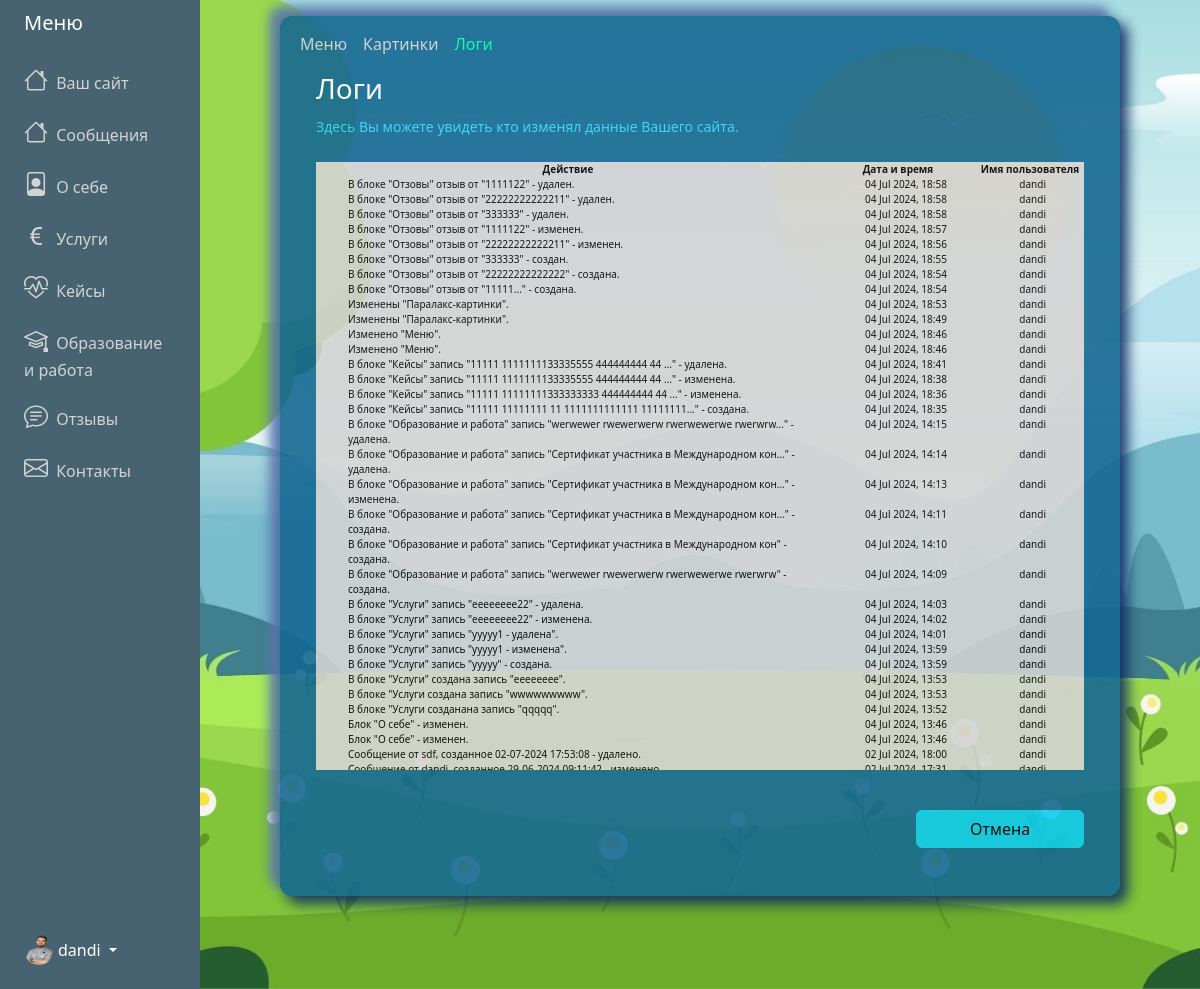
/adminPanel/settings/logs/ (signed in), run on an earlier commit of the app's database.
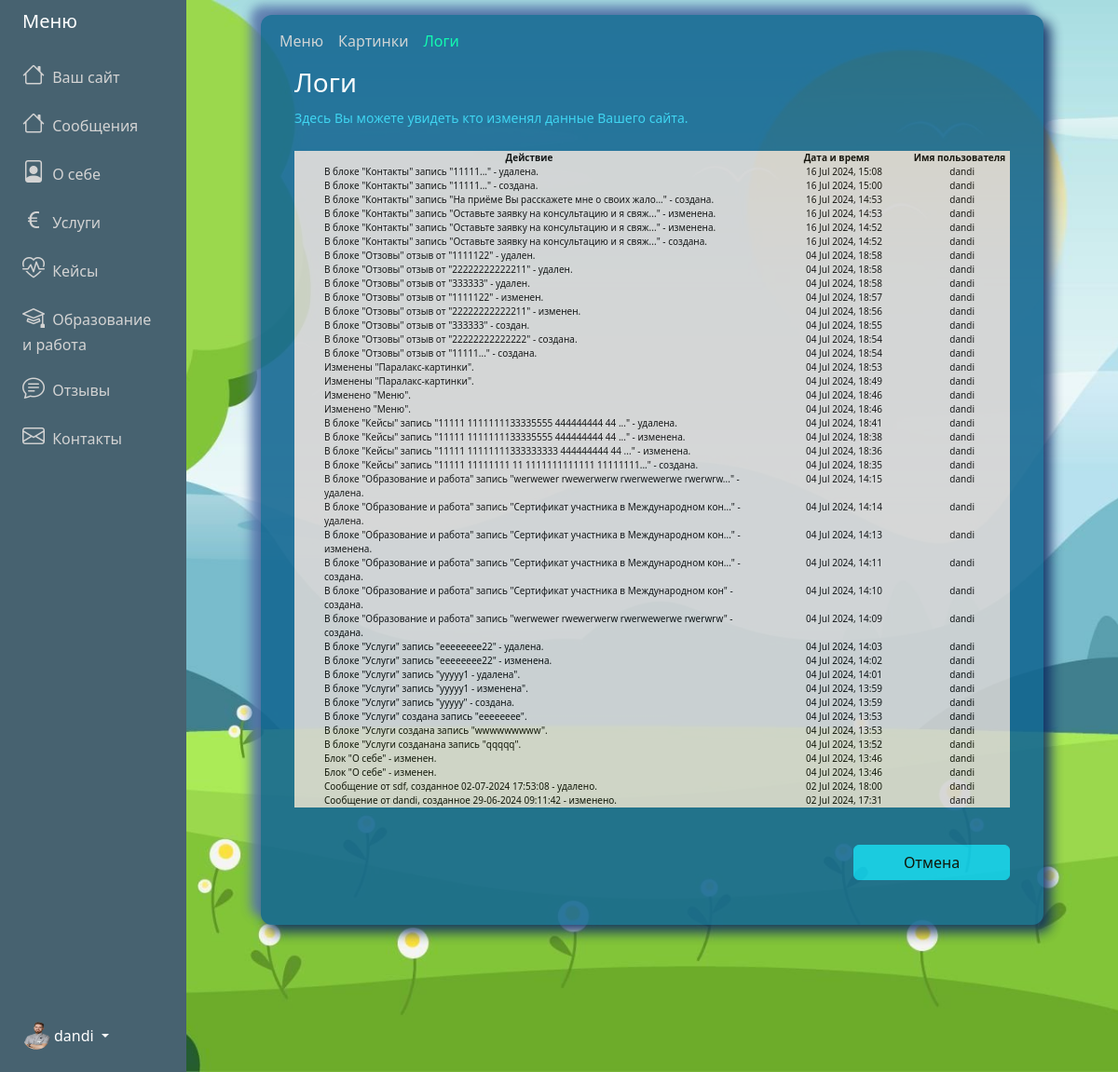
And on a later commit of the database.
### adminPanel/models.py (models this page shows, shortened)
class Menu (models.Model):
    user = models.OneToOneField(User, on_delete=models.CASCADE)
    messages = models.CharField('Сообщения', max_length=100, default="Сообщения")
    about = models.CharField('О себе', max_length=100, default="О себе")
    services = models.CharField('Услуги', max_length=100, default="Услуги")
    cases = models.CharField('Кейсы', max_length=100, default="Кейсы")
    ed_and_work = models.CharField('Образование и работа', max_length=100, default="Образование и работа")
    feedbacks = models.CharField('Отзывы', max_length=100, default="Отзывы")
    contacts = models.CharField('Контакты', max_length=100, default="Контакты")

class About(models.Model):
    user = models.OneToOneField(User, on_delete=models.CASCADE)
    profession = models.CharField(max_length=200)
    slogan = models.TextField(null=True, blank=True)
    main_foto = models.ImageField(
        default="avatar.jpg",
        upload_to="About_main_foto"
    )

class LogMessage(models.Model):
    username = models.CharField('Пользователь', max_length=200, null=True, blank=True)
    text = models.TextField('Лог', null=True, blank=True)
    created_at = models.DateTimeField(auto_now_add=True)
    user = models.ForeignKey(User, on_delete=models.DO_NOTHING)

### adminPanel/views.py (the view)
# urls.py: path('adminPanel/settings/logs/', LogsView.as_view(), name="settings-logs"),
class  LogsView(LoginRequiredMixin,ListView):
    model = LogMessage
    template_name = "adminPanel/settings-logs.html"
    context_object_name = "posts"
    def get_context_data(self, **kwargs):
        context = super().get_context_data(**kwargs)
        context['title'] = 'Логи'
        context['active'] = 'settings-logs'
        context['menu'] = request_menu(self.request)
        context['posts'] = sorted(context['posts'], key=lambda x: x.created_at, reverse=True)
        return context

### adminPanel/views.py (called while the page is built)
def request_menu(request):
    user_id = request.user.id  # Получаем id текущего пользователя
    menu = Menu.objects.filter(user_id=user_id).first()  # Используем user_id для фильтрации
    return menu

### adminPanel/templates/adminPanel/settings-logs.html (shortened to what this page needs)
{% extends "adminPanel/base.html" %}
{% block content %}
<div class="container">
    <div id="innerPage">
        {% include 'adminPanel/includes/nav.html' %}
        <div class="row align-items-right justify-content-center">
            <div class="col-12 text-white px-5">
                <div class="lead">
                    <h3>Логи</h3>
                    <p class="fs-6 mb-4">
                        <small class="label-color">Здесь Вы можете увидеть кто изменял данные Вашего сайта.</small>
                    </p>
                </div>
            </div>
        </div>
        <div class="row align-items-start justify-content-center">
            <div class="col-sm-12 col-xs-12 px-5">
                <div class="logs title">
                    <div class="row">
                        <div class="col-8">Действие</div>
                        <div class="col-2">Дата и время</div>
                        <div class="col-2">Имя пользователя</div>
                    </div>
                </div>
                <ol class="logs list">
                    {% for post in posts %}
                    <li>
                        <div class="row">
                            <div class="col-8">{{post.text}}</div>
                            <div class="col-2 text-center">{{post.created_at|date:"d M Y, H:i"}}</div>
                            <div class="col-2 text-center">{{post.username}}</div>
                        </div>
                        {% endfor %}
                </ol>
            </div>
        </div>
        <div class="row align-items-center justify-content-center">
            <div class="col-sm-6 col-xs-12 text-white px-5 pt-5">
            </div>
            <div class="col-sm-6 col-xs-12 d-sm-block  px-5 pb-5">
                <div class="d-grid gap-2 d-md-flex justify-content-md-end">
                    <a href="{% url 'about' %}" class="btn btn-info mt-4 w-50">Отмена</a>
                </div>
            </div>
        </div>
    </div>
</div>
{% endblock content %}

### adminPanel/templates/adminPanel/base.html (shortened to what this page needs)
{% load static %}
<!DOCTYPE html>
<html lang="en">
<head>
    <link href="https://cdn.jsdelivr.net/npm/bootstrap@5.3.3/dist/css/bootstrap.min.css" rel="stylesheet"
>
    <link rel="stylesheet"
        href="https://cdnjs.cloudflare.com/ajax/libs/bootstrap-icons/1.8.1/font/bootstrap-icons.min.css">
    <link rel="stylesheet" href="{% static 'css/styles.css'%}">
</head>
<body class="admin-panel-body">
    <div class="container-fluid">
        <div class="row flex-nowrap">
            <div class="col-auto col-md-3 col-xl-2 px-sm-2 px-0 custom-menu">
                <div class="d-flex flex-column align-items-center align-items-sm-start px-3 pt-2 text-white min-vh-100 custom-menu-fixed">
                    <a href="/"
                        class="d-flex align-items-center pb-3 mb-md-0 me-md-auto text-white text-decoration-none">
                        <span class="fs-5 d-none d-sm-inline">Меню</span>
                    </a>
                    <ul class="nav text-light flex-column mb-sm-auto mb-0 align-items-center align-items-sm-start"
                        id="menu">
                        <li>
                            <a href="{% url 'site' username=user.username %}" class="nav-link align-middle px-0 admin-menu-text {%if active == 'home' %} active {% endif %}">
                                <i class="fs-4 bi-house"></i> <span class="ms-1 d-none d-sm-inline">Ваш сайт</span>
                            </a>
                        </li>
                        <li>
                            <a href="{% url 'messages' %}" class="nav-link align-middle px-0 admin-menu-text {%if active == 'messages' %} active {% endif %}">
                                <i class="fs-4 bi-house"></i> <span class="ms-1 d-none d-sm-inline">{% if menu.messages %} {{ menu.messages }} {% else %}Сообщения {% endif %}</span>
                            </a>
                        </li>
                        <li>
                            <a href="{% url 'about' %}" class="nav-link align-middle px-0 admin-menu-text {%if active == 'about' %} active {% endif %}">
                                <i class="fs-4 bi-file-person"></i> <span class="ms-1 d-none d-sm-inline">{% if menu.about %} {{ menu.about }} {% else %} О себе {% endif %}</span>
                            </a>
                        </li>
                        <li>
                            <a href="{% url 'services' %}" class="nav-link px-0 align-middle admin-menu-text {%if active == 'services' %} active {% endif %}">
                                <i class="fs-4 bi-currency-euro"></i> <span class="ms-1 d-none d-sm-inline">{% if menu.services %} {{ menu.services }} {% else %} Услуги {% endif %}</span></a>
                        </li>
                        <li>
                            <a href="{% url 'cases' %}" class="nav-link px-0 align-middle admin-menu-text {%if active == 'cases' %} active {% endif %}">
                                <i class="fs-4 bi-heart-pulse"></i> <span class="ms-1 d-none d-sm-inline">{% if menu.cases %} {{ menu.cases }} {% else %} Кейсы {% endif %}</span></a>
                        </li>
                        <li>
                            <a href="{% url 'ed-and-work' %}" class="nav-link px-0 align-middl admin-menu-text {%if active == 'ed_and_work' %} active {% endif %}">
                                <i class="fs-4 bi-mortarboard"></i> <span class="ms-1 d-none d-sm-inline">{% if menu.ed_and_work %} {{ menu.ed_and_work }} {% else %} Образование и работа {% endif %}</span></a>
                        </li>
                        <li>
                            <a href="{% url 'feedbacks' %}" class="nav-link px-0 align-middle admin-menu-text {%if active == 'feedbacks' %} active {% endif %}">
                                <i class="fs-4 bi-chat-text"></i> <span class="ms-1 d-none d-sm-inline">{% if menu.feedbacks %} {{ menu.feedbacks }} {% else %} Отзывы {% endif %}</span>
                            </a>
                        </li>
                        <li>
                            <a href="{% url 'contacts' %}" class="nav-link px-0 align-middle admin-menu-text {%if active == 'contacts' %} active {% endif %}">
                                <i class="fs-4 bi-envelope"></i> <span class="ms-1 d-none d-sm-inline">{% if menu.contacts %} {{ menu.contacts }} {% else %} Контакты {% endif %}</span>
                            </a>
                        </li>
                    </ul>
                    <div class="dropdown pb-4">
                        <a href="#"
                            class="d-flex align-items-center text-white text-decoration-none dropdown-toggle {% if current_path == home_url %}active{% endif %}"
                            id="dropdownUser1" data-bs-toggle="dropdown" aria-expanded="false">
                            <img src="{{ user.about.main_foto.url }}" alt="logo" width="30" height="30"
                                class="rounded-circle">
                            <span class="d-none d-sm-inline mx-1">{{user.username}}</span>
                        </a>
                    </div>
                </div>
            </div>
            <div class="col py-3">
                {% block content %}
                {% endblock content %}
            </div>
        </div>
    </div>
</body>
</html>

### adminPanel/templates/adminPanel/includes/nav.html (shortened to what this page needs)
<nav class="navbar navbar-expand-lg navbar-light">
    <div class="container-fluid">
      <div class="collapse navbar-collapse" id="navbarNavDropdown">
        <ul class="navbar-nav">
          <li class="nav-item">
            <a class="nav-link admin-menu-text {%if active == 'settings-menu' %} active{% endif %}" href="{% url 'settings-menu' %}">Меню</a>
          </li>
          <li class="nav-item">
            <a class="nav-link  admin-menu-text {%if active == 'settings-paralax' %} active{% endif %}" href="{% url 'settings-paralax' %}">Картинки</a>
          </li>
          <li class="nav-item">
            <a class="nav-link  admin-menu-text {%if active == 'settings-logs' %} active{% endif %}" href="{% url 'settings-logs' %}">Логи</a>
          </li>
        </ul>
      </div>
    </div>
  </nav>

### static/css/styles.css (style rules this page uses)
:root { --color-primary: #ee394c; --color-secondary: #86b7fe; --color-light: #f2f2f2; --color-gray: #ced4da; --color-dark: #212121; --color-white: #ffffff; --color-error: #e2442f; --color-warning: #ffc900; --color-info: #02a2b9; --color-success: #1ba345; --color-input: #00d1b2; --border-radius: 5px; }
body { background-repeat: no-repeat; background-size: cover; background-position: center; background-attachment: fixed; }
#innerPage { width:100%; max-width:840px; margin : 0 auto; border-radius: 12px; background: #156892; box-shadow: 7px 7px 13px 1px #0f2d64, -10px -9px 11px 1px #5b79ad; opacity: 0.9; }
.custom-menu { background-color: #476270; }
.custom-menu-fixed { position: sticky; top: 0; z-index: 100; }
.admin-menu-text { color: lightgray; }
.admin-menu-text.active { color: #0fa !important; }
.label-color { color:#31d2f2; }
.logs { background-color: lightgray; color: black; font-size: 10px; }
.logs.title { font-weight: bold; text-align: center; }
.logs.list { height: 60vh; overflow-x: hidden; overflow-y: scroll; list-style: none; }

### adminPanel/templates/adminPanel/settings-logs.html (style rules this page uses)
.admin-panel-body { background-image: url('/media/fon-admin-about.jpg'); }

What changed in the data, as far as the page shows it:
added LogMessage: text "В блоке \"Контакты\" запись \"11111...\" - удалена.", created_at "16 Jul 2024, 15:08", username "dandi"
added LogMessage: text "В блоке \"Контакты\" запись \"11111...\" - создана.", created_at "16 Jul 2024, 15:00", username "dandi"
added LogMessage: text "В блоке \"Контакты\" запись \"На приёме Вы расскажете мне о своих жало...\" - создана.", created_at "16 Jul 2024, 14:53", username "dandi"
added LogMessage: text "В блоке \"Контакты\" запись \"Оставьте заявку на консультацию и я свяж...\" - изменена.", created_at "16 Jul 2024, 14:53", username "dandi"
added LogMessage: text "В блоке \"Контакты\" запись \"Оставьте заявку на консультацию и я свяж...\" - изменена.", created_at "16 Jul 2024, 14:52", username "dandi"
added LogMessage: text "В блоке \"Контакты\" запись \"Оставьте заявку на консультацию и я свяж...\" - создана.", created_at "16 Jul 2024, 14:52", username "dandi"
